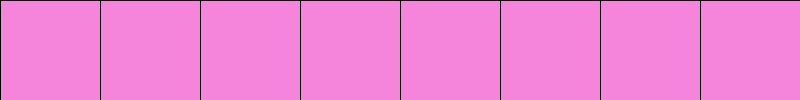
Frame 1 (no input)
Frame 60 (the mouse pressed at the canvas centre just before this capture): identical to frame 1, image omitted
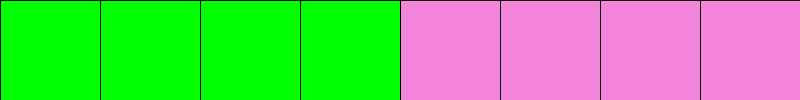
Frame 120 (the mouse held since frame 60 and released just before this capture)

The Processing sketch that drew these frames (run headless with seeded random() and noise(); from frame 60 on, the mouse is pressed at the canvas centre):

// Processing sketch: week03_2
// ── week03_2.pde
//week03-2
void setup(){
  size(800, 100);
}
void draw(){
  background(#F585DB);//開色彩選擇器
  for(int x = 0; x< 800; x += 100){
    if(x < mouseX && mouseY < x +100 ) fill(0,255,0);
    else fill(#F585DB); //依照 mouseX 決定色彩
    rect(x, 0, 100, 100);
  
  }

}
